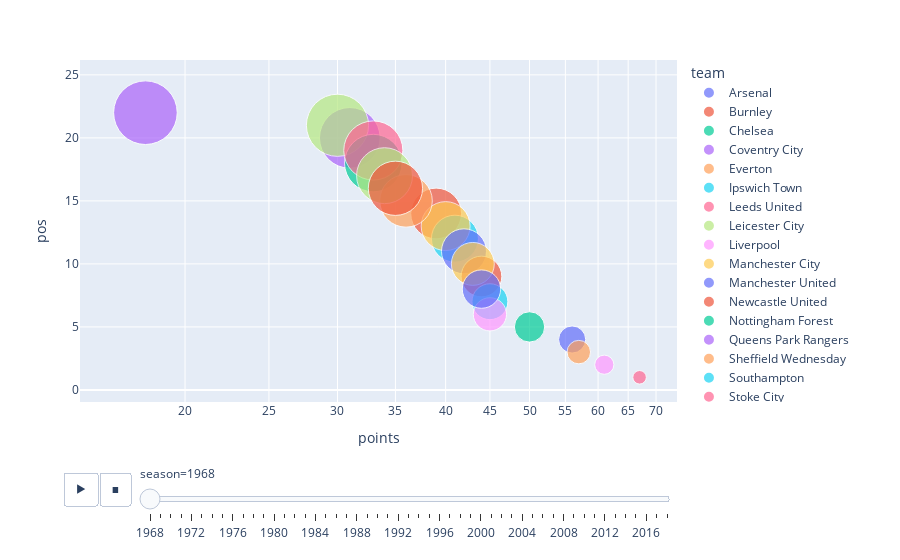

The cell this chart's notebook holds for it:
### Code cell
fig = px.scatter(df[22:], x = 'points', y = 'pos', animation_frame='season', animation_group = 'team', size='pos', hover_name='team', log_x=True, size_max=45, color = 'team')
fig.layout.updatemenus[0].buttons[0].args[1]['frame']['duration'] = 700
fig.show()

### Figure 1 — Plotly figure (JSON) as saved in the notebook; plotly's stock layout.template omitted (floating-point values rounded to 4 significant figures)
{"data": [{"hovertemplate": "<b>%{hovertext}</b><br><br>team=Arsenal<br>season=1968<br>points=%{x}<br>pos=%{marker.size}<extra></extra>", "hovertext": ["Arsenal"], "ids": ["Arsenal"], "legendgroup": "Arsenal", "marker": {"color": "#636efa", "size": [4], "sizemode": "area", "sizeref": 0.01086, "symbol": "circle"}, "mode": "markers", "name": "Arsenal", "orientation": "v", "showlegend": true, "type": "scatter", "x": [56], "xaxis": "x", "y": [4], "yaxis": "y"}, {"hovertemplate": "<b>%{hovertext}</b><br><br>team=Burnley<br>season=1968<br>points=%{x}<br>pos=%{marker.size}<extra></extra>", "hovertext": ["Burnley"], "ids": ["Burnley"], "legendgroup": "Burnley", "marker": {"color": "#EF553B", "size": [14], "sizemode": "area", "sizeref": 0.01086, "symbol": "circle"}, "mode": "markers", "name": "Burnley", "orientation": "v", "showlegend": true, "type": "scatter", "x": [39], "xaxis": "x", "y": [14], "yaxis": "y"}, {"hovertemplate": "<b>%{hovertext}</b><br><br>team=Chelsea<br>season=1968<br>points=%{x}<br>pos=%{marker.size}<extra></extra>", "hovertext": ["Chelsea"], "ids": ["Chelsea"], "legendgroup": "Chelsea", "marker": {"color": "#00cc96", "size": [5], "sizemode": "area", "sizeref": 0.01086, "symbol": "circle"}, "mode": "markers", "name": "Chelsea", "orientation": "v", "showlegend": true, "type": "scatter", "x": [50], "xaxis": "x", "y": [5], "yaxis": "y"}, {"hovertemplate": "<b>%{hovertext}</b><br><br>team=Coventry City<br>season=1968<br>points=%{x}<br>pos=%{marker.size}<extra></extra>", "hovertext": ["Coventry City"], "ids": ["Coventry City"], "legendgroup": "Coventry City", "marker": {"color": "#ab63fa", "size": [20], "sizemode": "area", "sizeref": 0.01086, "symbol": "circle"}, "mode": "markers", "name": "Coventry City", "orientation": "v", "showlegend": true, "type": "scatter", "x": [31], "xaxis": "x", "y": [20], "yaxis": "y"}, {"hovertemplate": "<b>%{hovertext}</b><br><br>team=Everton<br>season=1968<br>points=%{x}<br>pos=%{marker.size}<extra></extra>", "hovertext": ["Everton"], "ids": ["Everton"], "legendgroup": "Everton", "marker": {"color": "#FFA15A", "size": [3], "sizemode": "area", "sizeref": 0.01086, "symbol": "circle"}, "mode": "markers", "name": "Everton", "orientation": "v", "showlegend": true, "type": "scatter", "x": [57], "xaxis": "x", "y": [3], "yaxis": "y"}, {"hovertemplate": "<b>%{hovertext}</b><br><br>team=Ipswich Town<br>season=1968<br>points=%{x}<br>pos=%{marker.size}<extra></extra>", "hovertext": ["Ipswich Town"], "ids": ["Ipswich Town"], "legendgroup": "Ipswich Town", "marker": {"color": "#19d3f3", "size": [12], "sizemode": "area", "sizeref": 0.01086, "symbol": "circle"}, "mode": "markers", "name": "Ipswich Town", "orientation": "v", "showlegend": true, "type": "scatter", "x": [41], "xaxis": "x", "y": [12], "yaxis": "y"}, {"hovertemplate": "<b>%{hovertext}</b><br><br>team=Leeds United<br>season=1968<br>points=%{x}<br>pos=%{marker.size}<extra></extra>", "hovertext": ["Leeds United"], "ids": ["Leeds United"], "legendgroup": "Leeds United", "marker": {"color": "#FF6692", "size": [1], "sizemode": "area", "sizeref": 0.01086, "symbol": "circle"}, "mode": "markers", "name": "Leeds United", "orientation": "v", "showlegend": true, "type": "scatter", "x": [67], "xaxis": "x", "y": [1], "yaxis": "y"}, {"hovertemplate": "<b>%{hovertext}</b><br><br>team=Leicester City<br>season=1968<br>points=%{x}<br>pos=%{marker.size}<extra></extra>", "hovertext": ["Leicester City"], "ids": ["Leicester City"], "legendgroup": "Leicester City", "marker": {"color": "#B6E880", "size": [21], "sizemode": "area", "sizeref": 0.01086, "symbol": "circle"}, "mode": "markers", "name": "Leicester City", "orientation": "v", "showlegend": true, "type": "scatter", "x": [30], "xaxis": "x", "y": [21], "yaxis": "y"}, {"hovertemplate": "<b>%{hovertext}</b><br><br>team=Liverpool<br>season=1968<br>points=%{x}<br>pos=%{marker.size}<extra></extra>", "hovertext": ["Liverpool"], "ids": ["Liverpool"], "legendgroup": "Liverpool", "marker": {"color": "#FF97FF", "size": [2], "sizemode": "area", "sizeref": 0.01086, "symbol": "circle"}, "mode": "markers", "name": "Liverpool", "orientation": "v", "showlegend": true, "type": "scatter", "x": [61], "xaxis": "x", "y": [2], "yaxis": "y"}, {"hovertemplate": "<b>%{hovertext}</b><br><br>team=Manchester City<br>season=1968<br>points=%{x}<br>pos=%{marker.size}<extra></extra>", "hovertext": ["Manchester City"], "ids": ["Manchester City"], "legendgroup": "Manchester City", "marker": {"color": "#FECB52", "size": [13], "sizemode": "area", "sizeref": 0.01086, "symbol": "circle"}, "mode": "markers", "name": "Manchester City", "orientation": "v", "showlegend": true, "type": "scatter", "x": [40], "xaxis": "x", "y": [13], "yaxis": "y"}, {"hovertemplate": "<b>%{hovertext}</b><br><br>team=Manchester United<br>season=1968<br>points=%{x}<br>pos=%{marker.size}<extra></extra>", "hovertext": ["Manchester United"], "ids": ["Manchester United"], "legendgroup": "Manchester United", "marker": {"color": "#636efa", "size": [11], "sizemode": "area", "sizeref": 0.01086, "symbol": "circle"}, "mode": "markers", "name": "Manchester United", "orientation": "v", "showlegend": true, "type": "scatter", "x": [42], "xaxis": "x", "y": [11], "yaxis": "y"}, {"hovertemplate": "<b>%{hovertext}</b><br><br>team=Newcastle United<br>season=1968<br>points=%{x}<br>pos=%{marker.size}<extra></extra>", "hovertext": ["Newcastle United"], "ids": ["Newcastle United"], "legendgroup": "Newcastle United", "marker": {"color": "#EF553B", "size": [9], "sizemode": "area", "sizeref": 0.01086, "symbol": "circle"}, "mode": "markers", "name": "Newcastle United", "orientation": "v", "showlegend": true, "type": "scatter", "x": [44], "xaxis": "x", "y": [9], "yaxis": "y"}, {"hovertemplate": "<b>%{hovertext}</b><br><br>team=Nottingham Forest<br>season=1968<br>points=%{x}<br>pos=%{marker.size}<extra></extra>", "hovertext": ["Nottingham Forest"], "ids": ["Nottingham Forest"], "legendgroup": "Nottingham Forest", "marker": {"color": "#00cc96", "size": [18], "sizemode": "area", "sizeref": 0.01086, "symbol": "circle"}, "mode": "markers", "name": "Nottingham Forest", "orientation": "v", "showlegend": true, "type": "scatter", "x": [33], "xaxis": "x", "y": [18], "yaxis": "y"}, {"hovertemplate": "<b>%{hovertext}</b><br><br>team=Queens Park Rangers<br>season=1968<br>points=%{x}<br>pos=%{marker.size}<extra></extra>", "hovertext": ["Queens Park Rangers"], "ids": ["Queens Park Rangers"], "legendgroup": "Queens Park Rangers", "marker": {"color": "#ab63fa", "size": [22], "sizemode": "area", "sizeref": 0.01086, "symbol": "circle"}, "mode": "markers", "name": "Queens Park Rangers", "orientation": "v", "showlegend": true, "type": "scatter", "x": [18], "xaxis": "x", "y": [22], "yaxis": "y"}, {"hovertemplate": "<b>%{hovertext}</b><br><br>team=Sheffield Wednesday<br>season=1968<br>points=%{x}<br>pos=%{marker.size}<extra></extra>", "hovertext": ["Sheffield Wednesday"], "ids": ["Sheffield Wednesday"], "legendgroup": "Sheffield Wednesday", "marker": {"color": "#FFA15A", "size": [15], "sizemode": "area", "sizeref": 0.01086, "symbol": "circle"}, "mode": "markers", "name": "Sheffield Wednesday", "orientation": "v", "showlegend": true, "type": "scatter", "x": [36], "xaxis": "x", "y": [15], "yaxis": "y"}, {"hovertemplate": "<b>%{hovertext}</b><br><br>team=Southampton<br>season=1968<br>points=%{x}<br>pos=%{marker.size}<extra></extra>", "hovertext": ["Southampton"], "ids": ["Southampton"], "legendgroup": "Southampton", "marker": {"color": "#19d3f3", "size": [7], "sizemode": "area", "sizeref": 0.01086, "symbol": "circle"}, "mode": "markers", "name": "Southampton", "orientation": "v", "showlegend": true, "type": "scatter", "x": [45], "xaxis": "x", "y": [7], "yaxis": "y"}, {"hovertemplate": "<b>%{hovertext}</b><br><br>team=Stoke City<br>season=1968<br>points=%{x}<br>pos=%{marker.size}<extra></extra>", "hovertext": ["Stoke City"], "ids": ["Stoke City"], "legendgroup": "Stoke City", "marker": {"color": "#FF6692", "size": [19], "sizemode": "area", "sizeref": 0.01086, "symbol": "circle"}, "mode": "markers", "name": "Stoke City", "orientation": "v", "showlegend": true, "type": "scatter", "x": [33], "xaxis": "x", "y": [19], "yaxis": "y"}, {"hovertemplate": "<b>%{hovertext}</b><br><br>team=Sunderland<br>season=1968<br>points=%{x}<br>pos=%{marker.size}<extra></extra>", "hovertext": ["Sunderland"], "ids": ["Sunderland"], "legendgroup": "Sunderland", "marker": {"color": "#B6E880", "size": [17], "sizemode": "area", "sizeref": 0.01086, "symbol": "circle"}, "mode": "markers", "name": "Sunderland", "orientation": "v", "showlegend": true, "type": "scatter", "x": [34], "xaxis": "x", "y": [17], "yaxis": "y"}, {"hovertemplate": "<b>%{hovertext}</b><br><br>team=Tottenham Hotspur <br>season=1968<br>points=%{x}<br>pos=%{marker.size}<extra></extra>", "hovertext": ["Tottenham Hotspur "], "ids": ["Tottenham Hotspur "], "legendgroup": "Tottenham Hotspur ", "marker": {"color": "#FF97FF", "size": [6], "sizemode": "area", "sizeref": 0.01086, "symbol": "circle"}, "mode": "markers", "name": "Tottenham Hotspur ", "orientation": "v", "showlegend": true, "type": "scatter", "x": [45], "xaxis": "x", "y": [6], "yaxis": "y"}, {"hovertemplate": "<b>%{hovertext}</b><br><br>team=West Bromwich Albion<br>season=1968<br>points=%{x}<br>pos=%{marker.size}<extra></extra>", "hovertext": ["West Bromwich Albion"], "ids": ["West Bromwich Albion"], "legendgroup": "West Bromwich Albion", "marker": {"color": "#FECB52", "size": [10], "sizemode": "area", "sizeref": 0.01086, "symbol": "circle"}, "mode": "markers", "name": "West Bromwich Albion", "orientation": "v", "showlegend": true, "type": "scatter", "x": [43], "xaxis": "x", "y": [10], "yaxis": "y"}, {"hovertemplate": "<b>%{hovertext}</b><br><br>team=West Ham United<br>season=1968<br>points=%{x}<br>pos=%{marker.size}<extra></extra>", "hovertext": ["West Ham United"], "ids": ["West Ham United"], "legendgroup": "West Ham United", "marker": {"color": "#636efa", "size": [8], "sizemode": "area", "sizeref": 0.01086, "symbol": "circle"}, "mode": "markers", "name": "West Ham United", "orientation": "v", "showlegend": true, "type": "scatter", "x": [44], "xaxis": "x", "y": [8], "yaxis": "y"}, {"hovertemplate": "<b>%{hovertext}</b><br><br>team=Wolverhampton Wanderers<br>season=1968<br>points=%{x}<br>pos=%{marker.size}<extra></extra>", "hovertext": ["Wolverhampton Wanderers"], "ids": ["Wolverhampton Wanderers"], "legendgroup": "Wolverhampton Wanderers", "marker": {"color": "#EF553B", "size": [16], "sizemode": "area", "sizeref": 0.01086, "symbol": "circle"}, "mode": "markers", "name": "Wolverhampton Wanderers", "orientation": "v", "showlegend": true, "type": "scatter", "x": [35], "xaxis": "x", "y": [16], "yaxis": "y"}], "layout": {"legend": {"itemsizing": "constant", "title": {"text": "team"}, "tracegroupgap": 0}, "margin": {"t": 60}, "sliders": [{"active": 0, "currentvalue": {"prefix": "season="}, "len": 0.9, "pad": {"b": 10, "t": 60}, "steps": [{"args": [["1968"], {"frame": {"duration": 0, "redraw": false}, "fromcurrent": true, "mode": "immediate", "transition": {"duration": 0, "easing": "linear"}}], "label": "1968", "method": "animate"}, {"args": [["1969"], {"frame": {"duration": 0, "redraw": false}, "fromcurrent": true, "mode": "immediate", "transition": {"duration": 0, "easing": "linear"}}], "label": "1969", "method": "animate"}, {"args": [["1970"], {"frame": {"duration": 0, "redraw": false}, "fromcurrent": true, "mode": "immediate", "transition": {"duration": 0, "easing": "linear"}}], "label": "1970", "method": "animate"}, {"args": [["1971"], {"frame": {"duration": 0, "redraw": false}, "fromcurrent": true, "mode": "immediate", "transition": {"duration": 0, "easing": "linear"}}], "label": "1971", "method": "animate"}, {"args": [["1972"], {"frame": {"duration": 0, "redraw": false}, "fromcurrent": true, "mode": "immediate", "transition": {"duration": 0, "easing": "linear"}}], "label": "1972", "method": "animate"}, {"args": [["1973"], {"frame": {"duration": 0, "redraw": false}, "fromcurrent": true, "mode": "immediate", "transition": {"duration": 0, "easing": "linear"}}], "label": "1973", "method": "animate"}, {"args": [["1974"], {"frame": {"duration": 0, "redraw": false}, "fromcurrent": true, "mode": "immediate", "transition": {"duration": 0, "easing": "linear"}}], "label": "1974", "method": "animate"}, {"args": [["1975"], {"frame": {"duration": 0, "redraw": false}, "fromcurrent": true, "mode": "immediate", "transition": {"duration": 0, "easing": "linear"}}], "label": "1975", "method": "animate"}, {"args": [["1976"], {"frame": {"duration": 0, "redraw": false}, "fromcurrent": true, "mode": "immediate", "transition": {"duration": 0, "easing": "linear"}}], "label": "1976", "method": "animate"}, {"args": [["1977"], {"frame": {"duration": 0, "redraw": false}, "fromcurrent": true, "mode": "immediate", "transition": {"duration": 0, "easing": "linear"}}], "label": "1977", "method": "animate"}, {"args": [["1978"], {"frame": {"duration": 0, "redraw": false}, "fromcurrent": true, "mode": "immediate", "transition": {"duration": 0, "easing": "linear"}}], "label": "1978", "method": "animate"}, {"args": [["1979"], {"frame": {"duration": 0, "redraw": false}, "fromcurrent": true, "mode": "immediate", "transition": {"duration": 0, "easing": "linear"}}], "label": "1979", "method": "animate"}, {"args": [["1980"], {"frame": {"duration": 0, "redraw": false}, "fromcurrent": true, "mode": "immediate", "transition": {"duration": 0, "easing": "linear"}}], "label": "1980", "method": "animate"}, {"args": [["1981"], {"frame": {"duration": 0, "redraw": false}, "fromcurrent": true, "mode": "immediate", "transition": {"duration": 0, "easing": "linear"}}], "label": "1981", "method": "animate"}, {"args": [["1982"], {"frame": {"duration": 0, "redraw": false}, "fromcurrent": true, "mode": "immediate", "transition": {"duration": 0, "easing": "linear"}}], "label": "1982", "method": "animate"}, {"args": [["1983"], {"frame": {"duration": 0, "redraw": false}, "fromcurrent": true, "mode": "immediate", "transition": {"duration": 0, "easing": "linear"}}], "label": "1983", "method": "animate"}, {"args": [["1984"], {"frame": {"duration": 0, "redraw": false}, "fromcurrent": true, "mode": "immediate", "transition": {"duration": 0, "easing": "linear"}}], "label": "1984", "method": "animate"}, {"args": [["1985"], {"frame": {"duration": 0, "redraw": false}, "fromcurrent": true, "mode": "immediate", "transition": {"duration": 0, "easing": "linear"}}], "label": "1985", "method": "animate"}, {"args": [["1986"], {"frame": {"duration": 0, "redraw": false}, "fromcurrent": true, "mode": "immediate", "transition": {"duration": 0, "easing": "linear"}}], "label": "1986", "method": "animate"}, {"args": [["1987"], {"frame": {"duration": 0, "redraw": false}, "fromcurrent": true, "mode": "immediate", "transition": {"duration": 0, "easing": "linear"}}], "label": "1987", "method": "animate"}, {"args": [["1988"], {"frame": {"duration": 0, "redraw": false}, "fromcurrent": true, "mode": "immediate", "transition": {"duration": 0, "easing": "linear"}}], "label": "1988", "method": "animate"}, {"args": [["1989"], {"frame": {"duration": 0, "redraw": false}, "fromcurrent": true, "mode": "immediate", "transition": {"duration": 0, "easing": "linear"}}], "label": "1989", "method": "animate"}, {"args": [["1990"], {"frame": {"duration": 0, "redraw": false}, "fromcurrent": true, "mode": "immediate", "transition": {"duration": 0, "easing": "linear"}}], "label": "1990", "method": "animate"}, {"args": [["1991"], {"frame": {"duration": 0, "redraw": false}, "fromcurrent": true, "mode": "immediate", "transition": {"duration": 0, "easing": "linear"}}], "label": "1991", "method": "animate"}, {"args": [["1992"], {"frame": {"duration": 0, "redraw": false}, "fromcurrent": true, "mode": "immediate", "transition": {"duration": 0, "easing": "linear"}}], "label": "1992", "method": "animate"}, {"args": [["1993"], {"frame": {"duration": 0, "redraw": false}, "fromcurrent": true, "mode": "immediate", "transition": {"duration": 0, "easing": "linear"}}], "label": "1993", "method": "animate"}, {"args": [["1994"], {"frame": {"duration": 0, "redraw": false}, "fromcurrent": true, "mode": "immediate", "transition": {"duration": 0, "easing": "linear"}}], "label": "1994", "method": "animate"}, {"args": [["1995"], {"frame": {"duration": 0, "redraw": false}, "fromcurrent": true, "mode": "immediate", "transition": {"duration": 0, "easing": "linear"}}], "label": "1995", "method": "animate"}, {"args": [["1996"], {"frame": {"duration": 0, "redraw": false}, "fromcurrent": true, "mode": "immediate", "transition": {"duration": 0, "easing": "linear"}}], "label": "1996", "method": "animate"}, {"args": [["1997"], {"frame": {"duration": 0, "redraw": false}, "fromcurrent": true, "mode": "immediate", "transition": {"duration": 0, "easing": "linear"}}], "label": "1997", "method": "animate"}, {"args": [["1998"], {"frame": {"duration": 0, "redraw": false}, "fromcurrent": true, "mode": "immediate", "transition": {"duration": 0, "easing": "linear"}}], "label": "1998", "method": "animate"}, {"args": [["1999"], {"frame": {"duration": 0, "redraw": false}, "fromcurrent": true, "mode": "immediate", "transition": {"duration": 0, "easing": "linear"}}], "label": "1999", "method": "animate"}, {"args": [["2000"], {"frame": {"duration": 0, "redraw": false}, "fromcurrent": true, "mode": "immediate", "transition": {"duration": 0, "easing": "linear"}}], "label": "2000", "method": "animate"}, {"args": [["2001"], {"frame": {"duration": 0, "redraw": false}, "fromcurrent": true, "mode": "immediate", "transition": {"duration": 0, "easing": "linear"}}], "label": "2001", "method": "animate"}, {"args": [["2002"], {"frame": {"duration": 0, "redraw": false}, "fromcurrent": true, "mode": "immediate", "transition": {"duration": 0, "easing": "linear"}}], "label": "2002", "method": "animate"}, {"args": [["2003"], {"frame": {"duration": 0, "redraw": false}, "fromcurrent": true, "mode": "immediate", "transition": {"duration": 0, "easing": "linear"}}], "label": "2003", "method": "animate"}, {"args": [["2004"], {"frame": {"duration": 0, "redraw": false}, "fromcurrent": true, "mode": "immediate", "transition": {"duration": 0, "easing": "linear"}}], "label": "2004", "method": "animate"}, {"args": [["2005"], {"frame": {"duration": 0, "redraw": false}, "fromcurrent": true, "mode": "immediate", "transition": {"duration": 0, "easing": "linear"}}], "label": "2005", "method": "animate"}, {"args": [["2006"], {"frame": {"duration": 0, "redraw": false}, "fromcurrent": true, "mode": "immediate", "transition": {"duration": 0, "easing": "linear"}}], "label": "2006", "method": "animate"}, {"args": [["2007"], {"frame": {"duration": 0, "redraw": false}, "fromcurrent": true, "mode": "immediate", "transition": {"duration": 0, "easing": "linear"}}], "label": "2007", "method": "animate"}, {"args": [["2008"], {"frame": {"duration": 0, "redraw": false}, "fromcurrent": true, "mode": "immediate", "transition": {"duration": 0, "easing": "linear"}}], "label": "2008", "method": "animate"}, {"args": [["2009"], {"frame": {"duration": 0, "redraw": false}, "fromcurrent": true, "mode": "immediate", "transition": {"duration": 0, "easing": "linear"}}], "label": "2009", "method": "animate"}, {"args": [["2010"], {"frame": {"duration": 0, "redraw": false}, "fromcurrent": true, "mode": "immediate", "transition": {"duration": 0, "easing": "linear"}}], "label": "2010", "method": "animate"}, {"args": [["2011"], {"frame": {"duration": 0, "redraw": false}, "fromcurrent": true, "mode": "immediate", "transition": {"duration": 0, "easing": "linear"}}], "label": "2011", "method": "animate"}, {"args": [["2012"], {"frame": {"duration": 0, "redraw": false}, "fromcurrent": true, "mode": "immediate", "transition": {"duration": 0, "easing": "linear"}}], "label": "2012", "method": "animate"}, {"args": [["2013"], {"frame": {"duration": 0, "redraw": false}, "fromcurrent": true, "mode": "immediate", "transition": {"duration": 0, "easing": "linear"}}], "label": "2013", "method": "animate"}, {"args": [["2014"], {"frame": {"duration": 0, "redraw": false}, "fromcurrent": true, "mode": "immediate", "transition": {"duration": 0, "easing": "linear"}}], "label": "2014", "method": "animate"}, {"args": [["2015"], {"frame": {"duration": 0, "redraw": false}, "fromcurrent": true, "mode": "immediate", "transition": {"duration": 0, "easing": "linear"}}], "label": "2015", "method": "animate"}, {"args": [["2016"], {"frame": {"duration": 0, "redraw": false}, "fromcurrent": true, "mode": "immediate", "transition": {"duration": 0, "easing": "linear"}}], "label": "2016", "method": "animate"}, {"args": [["2017"], {"frame": {"duration": 0, "redraw": false}, "fromcurrent": true, "mode": "immediate", "transition": {"duration": 0, "easing": "linear"}}], "label": "2017", "method": "animate"}, {"args": [["2018"], {"frame": {"duration": 0, "redraw": false}, "fromcurrent": true, "mode": "immediate", "transition": {"duration": 0, "easing": "linear"}}], "label": "2018", "method": "animate"}], "x": 0.1, "xanchor": "left", "y": 0, "yanchor": "top"}], "updatemenus": [{"buttons": [{"args": [null, {"frame": {"duration": 700, "redraw": false}, "fromcurrent": true, "mode": "immediate", "transition": {"duration": 500, "easing": "linear"}}], "label": "&#9654;", "method": "animate"}, {"args": [[null], {"frame": {"duration": 0, "redraw": false}, "fromcurrent": true, "mode": "immediate", "transition": {"duration": 0, "easing": "linear"}}], "label": "&#9724;", "method": "animate"}], "direction": "left", "pad": {"r": 10, "t": 70}, "showactive": false, "type": "buttons", "x": 0.1, "xanchor": "right", "y": 0, "yanchor": "top"}], "xaxis": {"anchor": "y", "domain": [0, 1], "title": {"text": "points"}, "type": "log"}, "yaxis": {"anchor": "x", "domain": [0, 1], "title": {"text": "pos"}}}}
